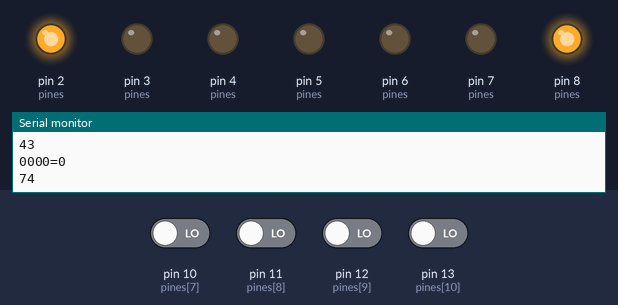
Bench run of a sketch on a simulated Arduino Uno, built with avr-gcc and run on an emulated ATmega328P. Parts: output pins drawn as LEDs (lit = HIGH), the last lines printed to the serial monitor. The test bench sets the inputs (shaded band); at power-on: pin 10 (pines[7]), pin 11 (pines[8]), pin 12 (pines[9]), pin 13 (pines[10]) LOW. Random numbers use the default seed unless the sketch sets one.

Above: at 1.2 s.
1.3 s: pin 10 (pines[7]) driven HIGH
At 1.7 s:
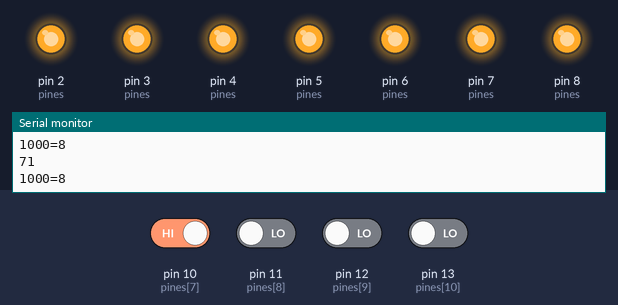
2.8 s: pin 11 (pines[8]) driven HIGH
At 4.0 s:
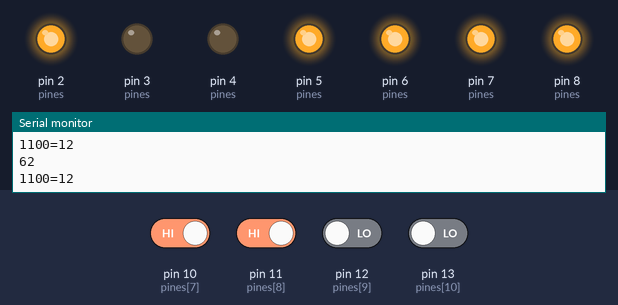
4.3 s: pin 12 (pines[9]) driven HIGH
At 5.5 s:
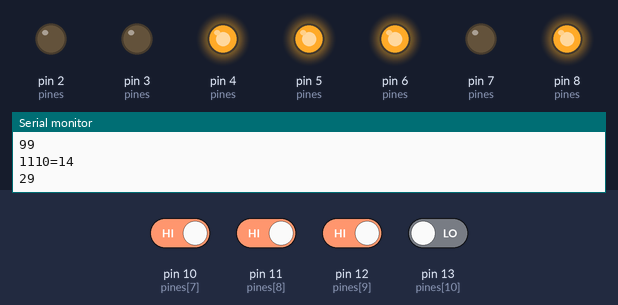
5.8 s: pin 13 (pines[10]) driven HIGH
At 7.0 s:
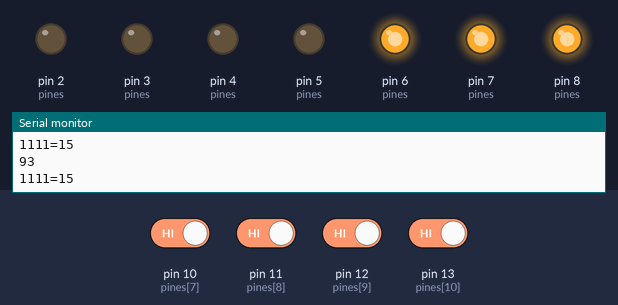
7.3 s: pin 10 (pines[7]) driven LOW
At 8.3 s:
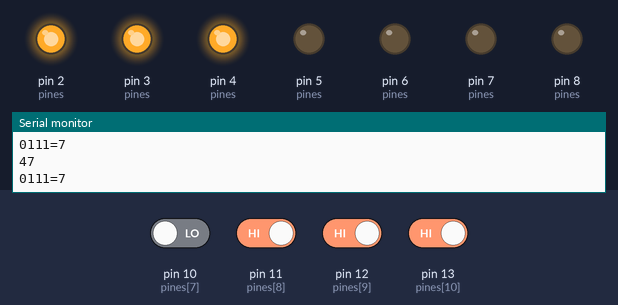
8.8 s: pin 11 (pines[8]) driven LOW
At 9.7 s:
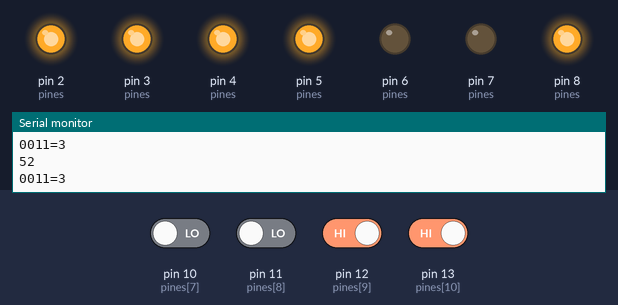
Timing chart, 0 to 11.3 s (numbered marks = the images above; inputs shaded):
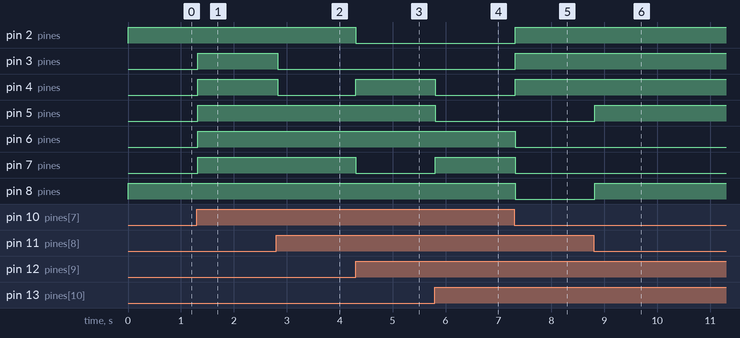

Measured:
- after the input at 1.3 s, pin 3 (pines), pin 4 (pines), pin 5 (pines), pin 6 (pines), pin 7 (pines): LOW → HIGH at once
- after the input at 2.8 s, pin 3 (pines), pin 4 (pines): HIGH → LOW at once
- after the input at 4.3 s, pin 2 (pines), pin 7 (pines): HIGH → LOW at once; pin 4 (pines): LOW → HIGH at once
- after the input at 5.8 s, pin 4 (pines), pin 5 (pines): HIGH → LOW at once; pin 7 (pines): LOW → HIGH at once
- after the input at 7.3 s, pin 2 (pines), pin 3 (pines), pin 4 (pines): LOW → HIGH at once; pin 6 (pines), pin 7 (pines), pin 8 (pines): HIGH → LOW at once
- after the input at 8.8 s, pin 5 (pines), pin 8 (pines): LOW → HIGH at once

The sketch:

codigoCircuito.ino.ino
```cpp
#define A 2
#define B 3
#define C 4
#define D 5
#define E 6
#define F 7
#define G 8
               //    A B C D E F G
int numeroCERO[]  = {1,1,1,1,1,1,0};
int numeroUNO[]   = {0,1,1,0,0,0,0};
int numeroDOS[]   = {1,1,0,1,1,0,1};
int numeroTRES[]  = {1,1,1,1,0,0,1};
int numeroCUATRO[]= {0,1,1,0,0,1,1};
int numeroCINCO[] = {1,0,1,1,0,1,1};
int numeroSEIS[]  = {1,0,1,1,1,1,1};
int numeroSIETE[] = {1,1,1,0,0,0,0};
int numeroOCHO[]  = {1,1,1,1,1,1,1};
int numeroNUEVE[] = {1,1,1,0,0,1,1};
int letraA[]	  = {1,1,1,0,1,1,1};
int letraC[]	  = {1,0,0,1,1,1,0};
int letraE[]	  = {1,0,0,1,1,1,1};
int letraF[]	  = {1,0,0,0,1,1,1};


// 1 --> output   0 --> input
int pines[] = {A, B, C, D, E, F, G, 10, 11, 12, 13 };
int senal[] = {1, 1, 1, 1, 1, 1, 1, 0,   0,  0,  0 };
int binario[4];
int peso[] = {8, 4, 2, 1};

// 16 8  4  2  1  <-- peso
// 0  1  0  0  1  <-- bin
int* numeros[] = {0,numeroUNO,numeroDOS,numeroTRES,numeroCUATRO,numeroCINCO,numeroSEIS,numeroSIETE,numeroOCHO,numeroNUEVE,letraA,letraC,letraE,letraF};

void setup()
{
  Serial.begin(9600);
  randomSeed(analogRead(A0) );
  //   (sizeof( senal )/sizeof( int ))
  for ( int i = 0 ; i < (sizeof(pines)/sizeof(int)) ; i++)
  {
    pinMode( pines[i], senal[i]);
  }

  // dami++  dami = dami +   dami +=1
  // 	  (variable)
  /*for( int dami = 0 ; (dami < (sizeof(pines)/sizeof(int)); dami++ )
  {
    Serial.println(pines[dami]);
  }
  ////////////////////*/


  /*
  int* numeros[]= { numeroDOS, numeroSIETE, numeroNUEVE };

  //
  for( int palmi=0 ; palmi < 3 ; palmi++)
  {
      for(int sufa=0 ; sufa < 7 ; sufa++)
      {
        digitalWrite(pines[sufa], numeros[palmi][sufa]);
      }//for sufa
      delay(1000);
  }//for palmi
  */

}
void loop()
{
  int aleatorio = random(0,101);
  Serial.println( aleatorio );
  binario[0] = digitalRead(10);
  binario[1] = digitalRead(11);
  binario[2] = digitalRead(12);
  binario[3] = digitalRead(13);

  Serial.print( binario[0] );
  Serial.print( binario[1] );
  Serial.print( binario[2] );
  Serial.print( binario[3] );

  // [ 8 , 4 , 2 , 1] <--peso[]
  //   0   1   1   0  <-- binario[]

int dec=0;
  	for(int i=0 ; i <= 3 ; i++)
    {
      	dec += peso[i] * binario[i];
    }

  	//int dec = (8 * binario[0])+
    //          (4 * binario[1])+
    //          (2 * binario[2])+
    //          (1 * binario[3]);
  	Serial.print("=");
  	Serial.println( dec );

  for( int palmi=0 ; palmi < 3 ; palmi++)
  {
    for(int sufa=0 ; sufa < 7 ; sufa++)
    {
      digitalWrite(pines[sufa], numeros[dec][sufa]);
    }//for sufa
    delay(10);
  }//for palmi

}
```
